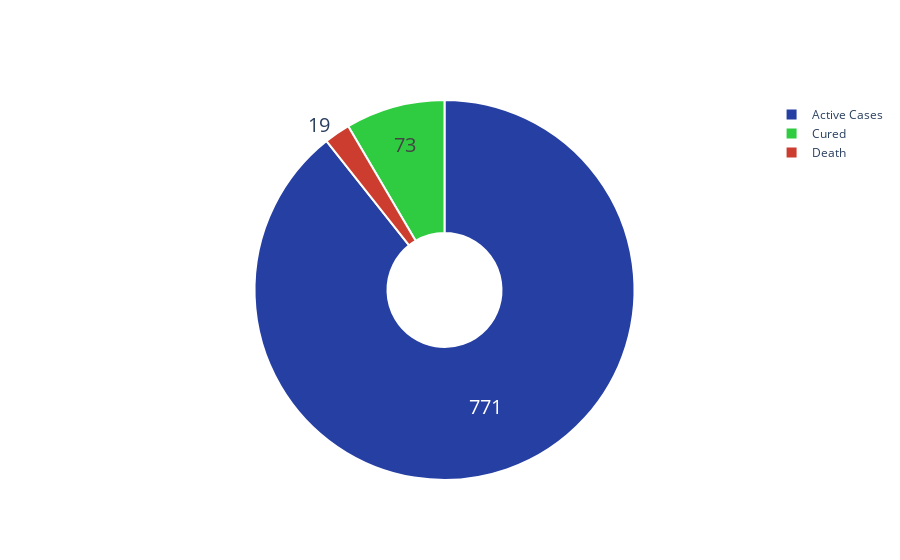

Source (notebook cell):
### Markdown cell above
# Donut plot of total Active,Recovered and Deaths

### Code cell
#Overall 
ac= df['Active'].sum()
rvd = df['Recovered'].sum()
dth = df['Deaths'].sum()
fig = go.Figure(data=[go.Pie(labels=['Active Cases','Cured','Death'],
                             values= [ac,rvd,dth],hole =.3)])
fig.update_traces(hoverinfo='label+percent', textinfo='value', textfont_size=20,
                  marker=dict(colors=['#263fa3', '#2fcc41','#cc3c2f'], line=dict(color='#FFFFFF', width=2)))
fig.show()

### Figure 1 — Plotly figure (JSON) as saved in the notebook; plotly's stock layout.template omitted (floating-point values rounded to 4 significant figures)
{"data": [{"hole": 0.3, "hoverinfo": "label+percent", "labels": ["Active Cases", "Cured", "Death"], "marker": {"colors": ["#263fa3", "#2fcc41", "#cc3c2f"], "line": {"color": "#FFFFFF", "width": 2}}, "textfont": {"size": 20}, "textinfo": "value", "type": "pie", "values": [771, 73, 19]}], "layout": {}}
